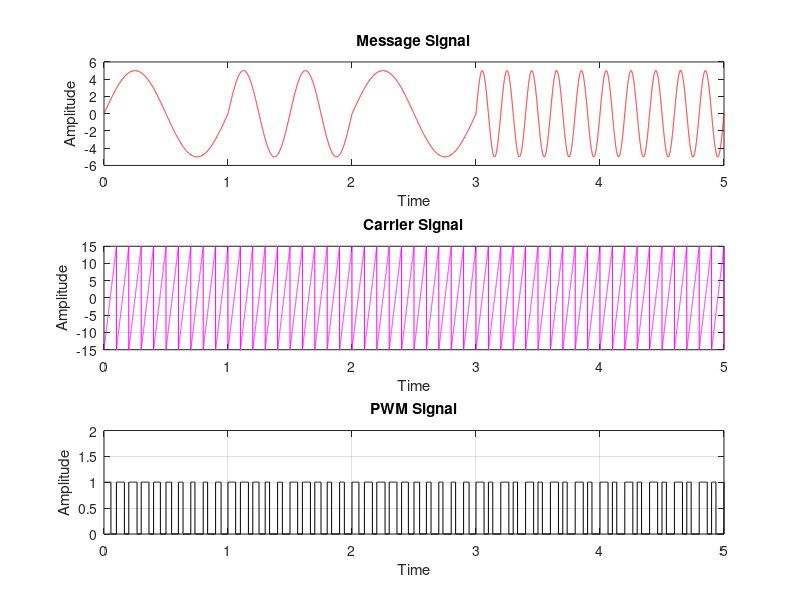

Write MATLAB code to recreate this figure.
%% Modulating signal
clc;clear
t=0:0.0001:5;%Creating time vector
n=length(t);%Finding l vector length
r = randi([1 5],1,5);%Generating random frecuency from 1 to 5(5 terms)
vm=zeros(1,length(t));%Pre-allocating variables
vm(1:round(n/5))=5*sin(2*pi*r(1)*t(1:round(n/5)));%Bucle to generate random sine signal modulating
for o=1:4
vm(round(o*n/5):round((o+1)*n/5))=5*sin(2*pi*r(o+1)*t(round(o*n/5):round((o+1)*n/5)));
end
fmx=max(r);%Max frecuency
%% Carrier signal
fc=2*fmx;%Twice max frecuency(Nyquist theorem)
vc = 15*sawtooth(2*pi*fc*t);%Sawtooth signal: carrier
%% Code
pwm=zeros(1,n);%Pre-allocating variables
for i=1:n%comparing both vector: Carrier and modulating signals
    if(vm(i)>=vc(i))
        pwm(i)=1;
    else
        pwm(i)=0;
    end
end
%subploting signals
subplot(3,1,1);
plot(t,vm,'r');
xlabel('Time');
ylabel('Amplitude');
title('Message Signal');
xlim([0 5])

subplot(3,1,2); 
plot(t,vc,'m');
xlim([0 5])
xlabel('Time');
ylabel('Amplitude');
title('Carrier Signal');
grid on;

subplot(3,1,3);
plot(t,pwm,'k');
xlabel('Time');
ylabel('Amplitude');
title('PWM Signal');
axis([0 5 0 2]);
grid on;
